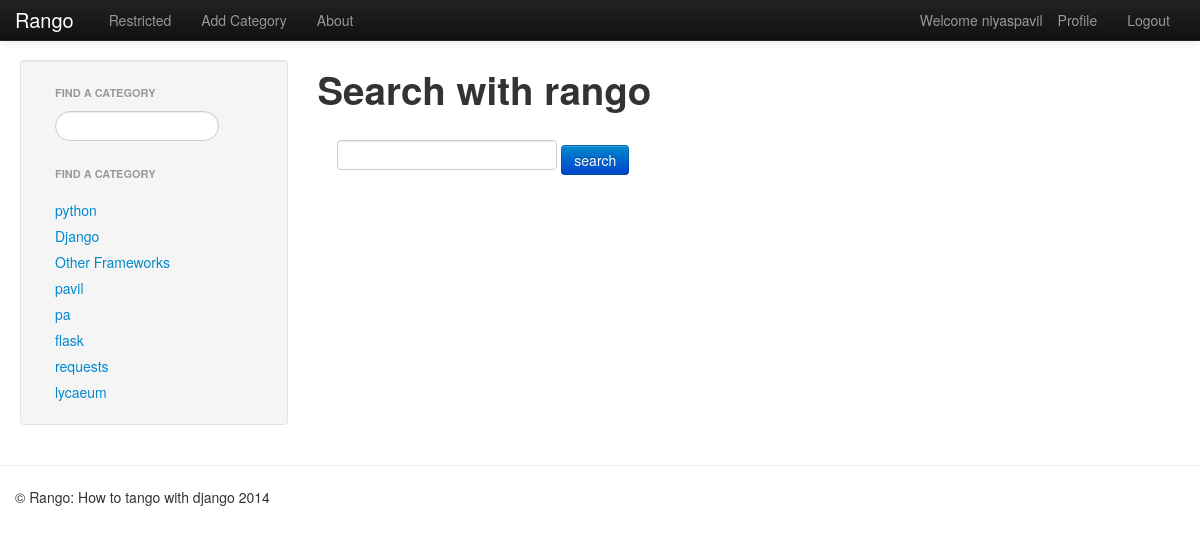
Screenshot of /rango/search/ (signed in) with the database file from the repository.
### rango/models.py (models this page shows)
class Category(models.Model):
    name = models.CharField(max_length=128, unique=True)
    views = models.IntegerField(default=0)
    likes = models.IntegerField(default=0)
    def __unicode__(self):
        return self.name

### rango/views.py (the view)
def search(request):
    context = RequestContext(request)
    cat_list = get_category_list()
    result_list = []
    if request.method == 'POST':
        query = request.POST['query'].strip()
        if query:
            result_list = run_query(query)
    return render_to_response('rango/search.html', {'result_list':result_list, 'cat_list':cat_list}, context)

### rango/views.py (called while the page is built)
def get_category_list(max_results =0, starts_with=''):
    cat_list=[]
    if starts_with:
        cat_list = Category.objects.filter(name__istartswith=starts_with)
    else:
        cat_list = Category.objects.all()
    if max_results > 0:
        if len(cat_list) > max_results:
            cat_list = cat_list[:max_results]
    for category in cat_list:
        category.url = category.name.replace(" ", "_")
    print cat_list
    return cat_list

### templates/rango/search.html (shortened to what this page needs)
{% extends "rango/base.html" %}
{% load static %}
{% block body_block %}
<div class="hero_unit">
    <h1>Search with rango</h1>
    <br/>
    <div class="container-fluid">
        <form class="form-signin span8" id="user_form" method="post" action="/rango/search/">
            <input type="text" size="50" name="query" value="" id="query"/>
            <input class="btn btn-primary" type="submit" name="submit" value="search">
            <br/>
        </form>
    </div>
</div>
{% endblock %}

### templates/rango/base.html (shortened to what this page needs)
<!DOCTYPE html>
{% load static %}
<html>
    <head>
        <link href= "{% static 'css/bootstrap-fluid-adj.css' %}" rel ='stylesheet'>
        <link href= "{% static 'css/bootstrap.min.css'%}" rel="stylesheet" media="screen">
        <link href="{% static 'css/bootstrap-responsive.css'%}" rel="stylesheet">
    </head>
    <body>
        <div class="navbar navbar-inverse navbar-fixed-top">
            <div class="navbar-inner">
                <div class="container">
                    <a class="brand" href="/rango/">Rango</a>
                    <div class="nav-collapse collapse">
                        <ul class="nav pull-right">
                            {% if user.is_authenticated %}
                            <li class="navbar-text">Welcome {{user.username}}</li>
                            <li><a href="/rango/profile/">Profile</a></li>
                            <li><a href="/rango/logout/">Logout</a></li>
                            {% else %}
                            <li><a href="/rango/register/">Register</a></li></li>
                            <li><a href="/rango/login/">Login</a></li>
                            {% endif %}
                        </ul>
                        <ul class="nav">
                            {% if user.is_authenticated %}
                                <li><a href="/rango/restricted/">Restricted</a> </li>
                                <li><a href="/rango/add_category/">Add Category</a> </li>
                            {% endif %}
                                <li><a href="/rango/about/">About</a></li>
                        </ul>
                    </div>
                </div>
            </div>
        </div>
        <div class="container-fluid">
            <div class="row-fluid">
                <div class="span3">
                    <div class="well sidebar-nav">
                        <ul class="nav nav-list">
                        <li class="nav-header">Find a Category</li>
                        <form>
                            <li><input  class="search-query span10" type="text" name="suggestion" value="" id="suggestion" /></li>
                        </form>
                        </ul>
                        {% if cat_list %}
                        <div id="cats">
                            {% include 'rango/category_list.html' with cat_list=cat_list %}
                        </div>
                        {% endif %}
                    </div>
                </div>
                <div class="span9">
                    {% block body_block %}
                    {% endblock %}
                </div>
            </div>
        </div>
        <hr/>
        <footer>
            <div class="container">
                <p>&copy; Rango: How to tango with django 2014</p>
            </div>
        </footer>
    </body>
</html>

### templates/rango/category_list.html
        <h1 class="nav-header">Find a category</h1>
        <ul class="nav nav-list">
        {%if cat_list%}
            {% for category in cat_list %}
                <li><a href="/rango/category/{{ category.url }}">{{ category.name }}</a></li>
            {% endfor%}
        </ul>
        {% else %}
                <li>No categories at present</li>
        {% endif %}

### rows the page displays
Category: name "python"
Category: name "Django"
Category: name "Other Frameworks"
Category: name "pavil"
Category: name "pa"
Category: name "flask"
Category: name "requests"
Category: name "lycaeum"

### other values shown
{{ user.username }} "niyaspavil"
